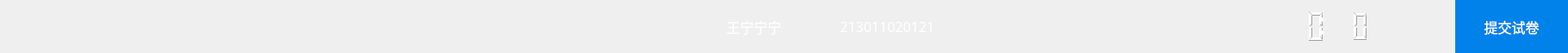
  <widget class="QWidget" name="widget" native="true">
   <property name="geometry">
    <rect>
     <x>10</x>
     <y>10</y>
     <width>1821</width>
     <height>61</height>
    </rect>
   </property>
   <property name="styleSheet">
    <string notr="true">#widget
{
border:none;
color:#ffffff;
  background-color: qlineargradient(
        x1: 0, y1: 0,
        x2: 1, y2: 1,
        stop: 0 #307CA1,
        stop: 1 #0C3D5F 
    );;
}</string>
   </property>
   <widget class="QLabel" name="label">
    <property name="geometry">
     <rect>
      <x>810</x>
      <y>10</y>
      <width>131</width>
      <height>41</height>
     </rect>
    </property>
    <property name="font">
     <font>
      <family>黑体</family>
      <pointsize>12</pointsize>
     </font>
    </property>
    <property name="styleSheet">
     <string notr="true">#label
{
color:#FFFFFF;
}
</string>
    </property>
    <property name="text">
     <string>王宁宁宁</string>
    </property>
    <property name="alignment">
     <set>Qt::AlignCenter</set>
    </property>
   </widget>
   <widget class="QLabel" name="label_2">
    <property name="geometry">
     <rect>
      <x>920</x>
      <y>10</y>
      <width>221</width>
      <height>41</height>
     </rect>
    </property>
    <property name="font">
     <font>
      <family>黑体</family>
      <pointsize>12</pointsize>
     </font>
    </property>
    <property name="styleSheet">
     <string notr="true">#label_2
{
color:#FFFFFF;
}</string>
    </property>
    <property name="text">
     <string>213011020121</string>
    </property>
    <property name="alignment">
     <set>Qt::AlignCenter</set>
    </property>
   </widget>
   <widget class="QPushButton" name="pushButton_5">
    <property name="geometry">
     <rect>
      <x>1690</x>
      <y>0</y>
      <width>131</width>
      <height>61</height>
     </rect>
    </property>
    <property name="font">
     <font>
      <family>黑体</family>
      <pointsize>12</pointsize>
     </font>
    </property>
    <property name="styleSheet">
     <string notr="true">#pushButton_5
{
border:none;
background-color:#0082EB;
color:#FFFFFF;
}
#pushButton_5:hover
{
background-color:#2998F5;
}
</string>
    </property>
    <property name="text">
     <string>提交试卷</string>
    </property>
    <property name="icon">
     <iconset>
      <normaloff>:/icons/shortAnswer.png</normaloff>:/icons/shortAnswer.png</iconset>
    </property>
    <property name="iconSize">
     <size>
      <width>30</width>
      <height>30</height>
     </size>
    </property>
   </widget>
   <widget class="QLCDNumber" name="lcdNumber">
    <property name="geometry">
     <rect>
      <x>1440</x>
      <y>0</y>
      <width>101</width>
      <height>61</height>
     </rect>
    </property>
    <property name="styleSheet">
     <string notr="true">
#lcdNumber
{
border:none;
color:#ffffff;
  background-color: qlineargradient(
        x1: 0, y1: 0,
        x2: 1, y2: 1,
        stop: 0 #1E5D81,
        stop: 1 #124769 
    );;
}</string>
    </property>
   </widget>
   <widget class="QLCDNumber" name="lcdNumber_2">
    <property name="geometry">
     <rect>
      <x>1550</x>
      <y>0</y>
      <width>41</width>
      <height>61</height>
     </rect>
    </property>
    <property name="font">
     <font>
      <family>黑体</family>
      <pointsize>26</pointsize>
     </font>
    </property>
    <property name="styleSheet">
     <string notr="true">
#lcdNumber_2
{
border:none;
color:#ffffff;
  background-color: qlineargradient(
        x1: 0, y1: 0,
        x2: 1, y2: 1,
        stop: 0 #1E5D81,
        stop: 1 #124769 
    );
}</string>
    </property>
    <property name="frameShape">
     <enum>QFrame::Box</enum>
    </property>
    <property name="digitCount">
     <number>2</number>
    </property>
    <property name="segmentStyle">
     <enum>QLCDNumber::Filled</enum>
    </property>
   </widget>
   <widget class="QLabel" name="label_3">
    <property name="geometry">
     <rect>
      <x>1530</x>
      <y>-10</y>
      <width>21</width>
      <height>71</height>
     </rect>
    </property>
    <property name="font">
     <font>
      <family>黑体</family>
      <pointsize>28</pointsize>
      <weight>50</weight>
      <bold>false</bold>
     </font>
    </property>
    <property name="styleSheet">
     <string notr="true">#label_3
{
color:#FFFFFF;
}</string>
    </property>
    <property name="text">
     <string>:</string>
    </property>
    <property name="alignment">
     <set>Qt::AlignLeading|Qt::AlignLeft|Qt::AlignVCenter</set>
    </property>
   </widget>
  </widget>
